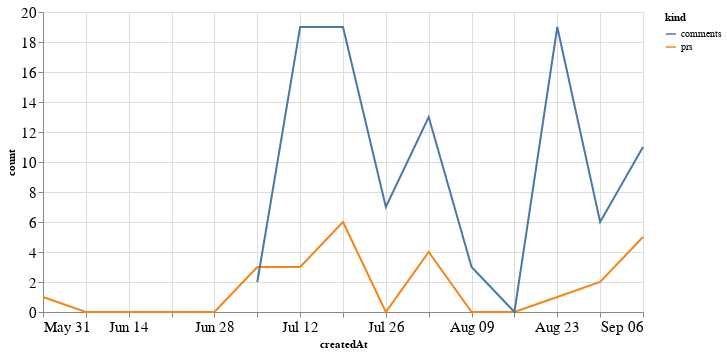

The notebook cell this image was saved under:
### Code cell
alt.Chart(total_time, width=600).mark_line().encode(
    x='createdAt',
    y='count',
    color='kind'
)

### Figure 1 — Vega-Lite specification as saved in the notebook (floating-point values rounded to 4 significant figures)
{"config": {"axisLeft": {"labelFontSize": 15}, "axisBottom": {"labelFontSize": 15}}, "data": {"name": "data-0d78283025ec59656c3fe246c60f9947"}, "mark": "line", "encoding": {"color": {"type": "nominal", "field": "kind"}, "x": {"type": "temporal", "field": "createdAt"}, "y": {"type": "quantitative", "field": "count"}}, "width": 600, "$schema": "https://vega.github.io/schema/vega-lite/v4.8.1.json", "datasets": {"data-0d78283025ec59656c3fe246c60f9947": [{"createdAt": "2020-05-31T00:00:00", "kind": "prs", "count": 1.0}, {"createdAt": "2020-06-07T00:00:00", "kind": "prs", "count": 0.0}, {"createdAt": "2020-06-14T00:00:00", "kind": "prs", "count": 0.0}, {"createdAt": "2020-06-21T00:00:00", "kind": "prs", "count": 0.0}, {"createdAt": "2020-06-28T00:00:00", "kind": "prs", "count": 0.0}, {"createdAt": "2020-07-05T00:00:00", "kind": "prs", "count": 3.0}, {"createdAt": "2020-07-12T00:00:00", "kind": "prs", "count": 3.0}, {"createdAt": "2020-07-19T00:00:00", "kind": "prs", "count": 6.0}, {"createdAt": "2020-07-26T00:00:00", "kind": "prs", "count": 0.0}, {"createdAt": "2020-08-02T00:00:00", "kind": "prs", "count": 4.0}, {"createdAt": "2020-08-09T00:00:00", "kind": "prs", "count": 0.0}, {"createdAt": "2020-08-16T00:00:00", "kind": "prs", "count": 0.0}, {"createdAt": "2020-08-23T00:00:00", "kind": "prs", "count": 1.0}, {"createdAt": "2020-08-30T00:00:00", "kind": "prs", "count": 2.0}, {"createdAt": "2020-09-06T00:00:00", "kind": "prs", "count": 5.0}, {"createdAt": "2020-05-31T00:00:00", "kind": "comments", "count": null}, {"createdAt": "2020-06-07T00:00:00", "kind": "comments", "count": null}, {"createdAt": "2020-06-14T00:00:00", "kind": "comments", "count": null}, {"createdAt": "2020-06-21T00:00:00", "kind": "comments", "count": null}, {"createdAt": "2020-06-28T00:00:00", "kind": "comments", "count": null}, {"createdAt": "2020-07-05T00:00:00", "kind": "comments", "count": 2.0}, {"createdAt": "2020-07-12T00:00:00", "kind": "comments", "count": 19.0}, {"createdAt": "2020-07-19T00:00:00", "kind": "comments", "count": 19.0}, {"createdAt": "2020-07-26T00:00:00", "kind": "comments", "count": 7.0}, {"createdAt": "2020-08-02T00:00:00", "kind": "comments", "count": 13.0}, {"createdAt": "2020-08-09T00:00:00", "kind": "comments", "count": 3.0}, {"createdAt": "2020-08-16T00:00:00", "kind": "comments", "count": 0.0}, {"createdAt": "2020-08-23T00:00:00", "kind": "comments", "count": 19.0}, {"createdAt": "2020-08-30T00:00:00", "kind": "comments", "count": 6.0}, {"createdAt": "2020-09-06T00:00:00", "kind": "comments", "count": 11.0}]}}
